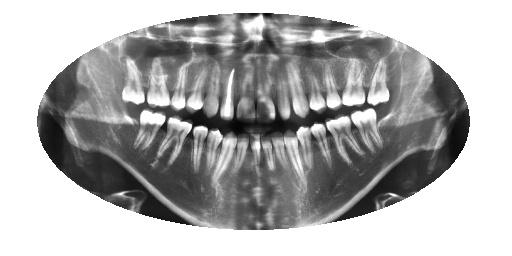
#> input picture archive/test/0007_jpg.rf.3699155bba57d7aecb1aa801a698ba20.jpg, 512 x 256 px, given as the content of the folder /test/0007_jpg.rf.3699155bba57d7aecb1aa801a698ba20.jpg/train, which was not available
$ python -i preprocessing.py   (imports and definitions only)
#> lines starting #> are read from the running program, lines starting #| are printed output that depends on the picture; after the words box and inside, x2 and y2 are one past the last pixel; in counts of white or black regions, pixels touching at a corner belong together; pictures that were not available may be replaced by others from this repository, and a replacement may not be noted
import os
import numpy as np

import cv2

def preprocess_images(main_path, target_path):
#> called with target_path = 'out.png'
    folders = ['train', 'valid', 'test']

    for folder in folders:
        input_folder_path = os.path.join(main_path, folder)
        output_folder_path = os.path.join(target_path, folder)

        # Create the target folder if it doesn't exist
        if not os.path.exists(output_folder_path):
            os.makedirs(output_folder_path)

        for filename in os.listdir(input_folder_path):
            if filename.endswith('.png') or filename.endswith('.jpg') or filename.endswith('.jpeg'):
                img_path = os.path.join(input_folder_path, filename)
                img = cv2.imread(img_path)[:, :, 1]  # Read the image and select the second channel
#> img: shape (256, 512); min 0, max 255, mean 176.1
                img2 = img - 255
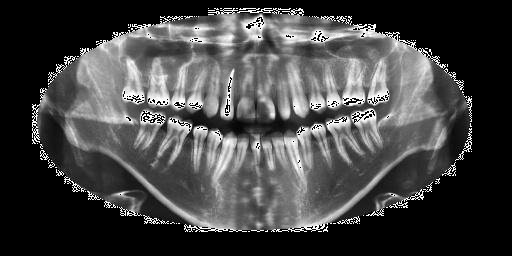
#> img2: shape (256, 512); min 0, max 255, mean 68.1
                kernel = np.ones((2, 2), np.uint8)
                kernel2 = np.ones((3, 3), np.uint8)

                dilated_mask = cv2.dilate(img2, kernel, iterations=3)
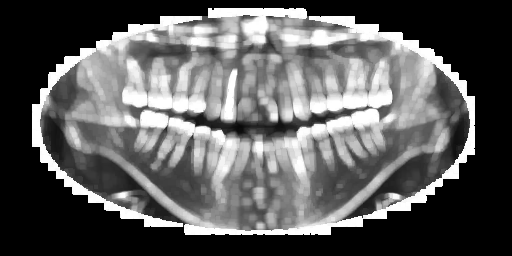
#> dilated_mask: shape (256, 512); min 0, max 255, mean 93.3
                ret, thresh = cv2.threshold(dilated_mask, 0, 255, cv2.THRESH_BINARY)
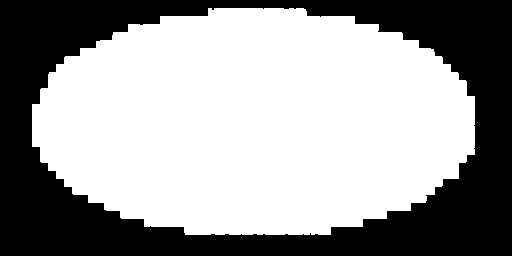
#> thresh: shape (256, 512); 61.3% white; 1 black region, box (x1, y1, x2, y2) and area: (0, 0, 512, 256) 50690
                dilated_mask2 = cv2.dilate(thresh, kernel2, iterations=3)
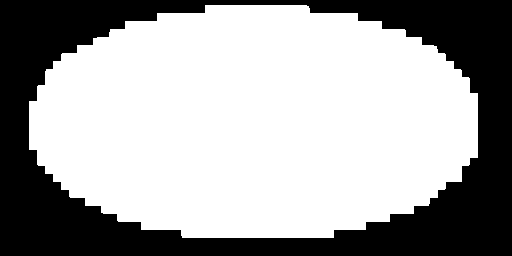
#> dilated_mask2: shape (256, 512); 64.5% white; 1 black region, box (x1, y1, x2, y2) and area: (0, 0, 512, 256) 46589
                img = img / 255.0
                res_img = dilated_mask2 * img
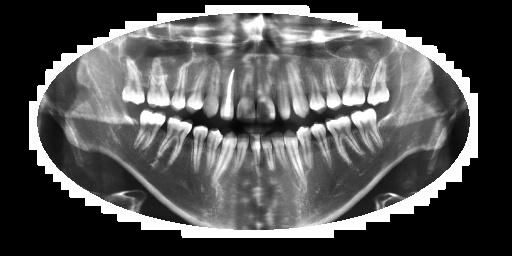
#> res_img: shape (256, 512) float64; min 0, max 255, mean 85.4

                res_img = np.uint8(res_img)
                clahe_op = cv2.createCLAHE(clipLimit=20)
                final_img = clahe_op.apply(res_img)
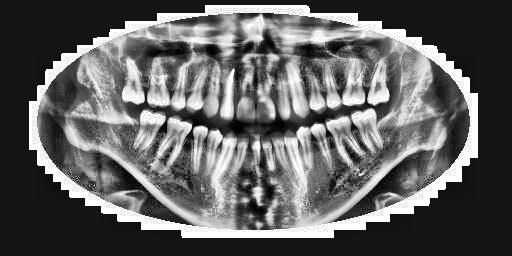
#> final_img: shape (256, 512); min 0, max 255, mean 97.8

                output_img_path = os.path.join(output_folder_path, filename)
                cv2.imwrite(output_img_path, final_img)

>>> result = preprocess_images('archive/test/0007_jpg.rf.3699155bba57d7aecb1aa801a698ba20.jpg', 'out.png')
